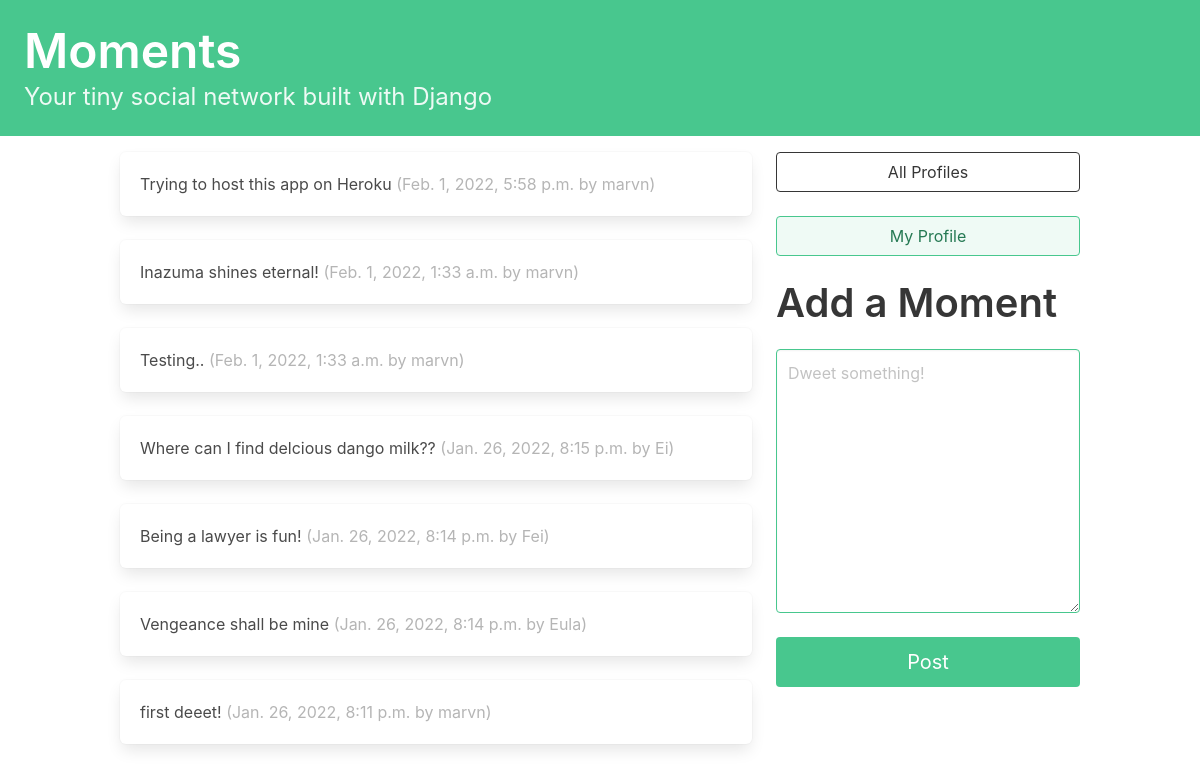
The app's page / (signed in), older data.
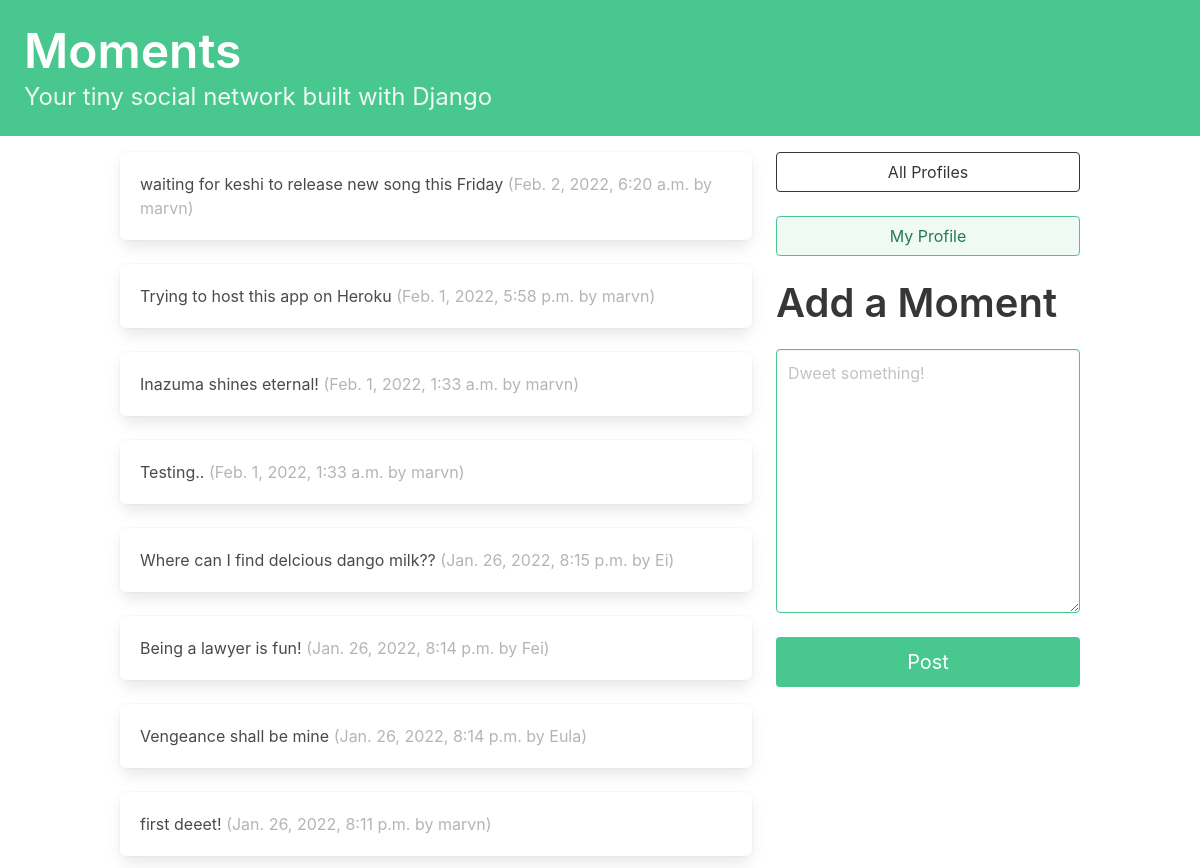
The same page, newer data.
### dwitter/models.py (models this page shows, shortened)
class Dweet(models.Model):
    user = models.ForeignKey(
        User, related_name="dweets", on_delete=models.DO_NOTHING
    )
    body = models.CharField(max_length=140)
    created_at = models.DateTimeField(auto_now_add=True)

### dwitter/views.py (the view)
# urls.py: path("", dashboard, name="dashboard"),
def dashboard(request):
    form = DweetForm(request.POST or None)
    if request.method == "POST":
        if form.is_valid():
            dweet = form.save(commit=False)
            dweet.user = request.user
            dweet.save()
            return redirect("dwitter:dashboard")
    followed_dweets = Dweet.objects.filter(
        user__profile__in = request.user.profile.follows.all()).order_by("-created_at")
    return render(
        request,
        "dwitter/dashboard.html",
        {"form": form, "dweets": followed_dweets}
    )

### dwitter/forms.py
class DweetForm(forms.ModelForm):
    body = forms.CharField(
        required=True,
        widget = forms.widgets.Textarea(
            attrs = {
                "placeholder": "Dweet something!",
                "class": "textarea is-success is medium",
            }
        ),
        label = "",
    )
    class Meta:
        model = Dweet
        exclude = ("user",)

### dwitter/templates/dwitter/dashboard.html (shortened to what this page needs)
{% extends 'base.html' %}
{% block content %}
<div class="column">
    {% for dweet in dweets %}
        <div class="box">
            {{dweet.body}}
            <span class="is-small has-text-grey-light">
                ({{ dweet.created_at }} by {{ dweet.user.username}})
            </span>
        </div>
    {% endfor %}
</div>
<div class="column is-one-third">
<div class="block">
    <a href="{% url 'dwitter:profile_list' %} ">
        <button class="button is-dark is-outlined is-fullwidth">
            All Profiles
        </button>
    </a>
</div>
<div class="block">
    <a href="{% url 'dwitter:profile' request.user.profile.id %} ">
        <button class="button is-success is-light is-outlined is-fullwidth">
            My Profile
        </button>
    </a>
</div>
<div class="block">
    <div class="block">
        <h2 class="title is-2">Add a Moment</p>
    </div>
    <div class="block">
        <form method="post">
            {{ form.as_p }}
            <button class="button is-success is-fullwidth is-medium mt-5" type="submit">
                Post
            </button>
        </form>
    </div>
</div>
</div>
{% endblock content %}

Row changes from the older to the newer data that the page shows:
added Dweet: body "waiting for keshi to release new song this Friday", created_at "Feb. 2, 2022, 6:20 a.m.", user.username "marvn"
